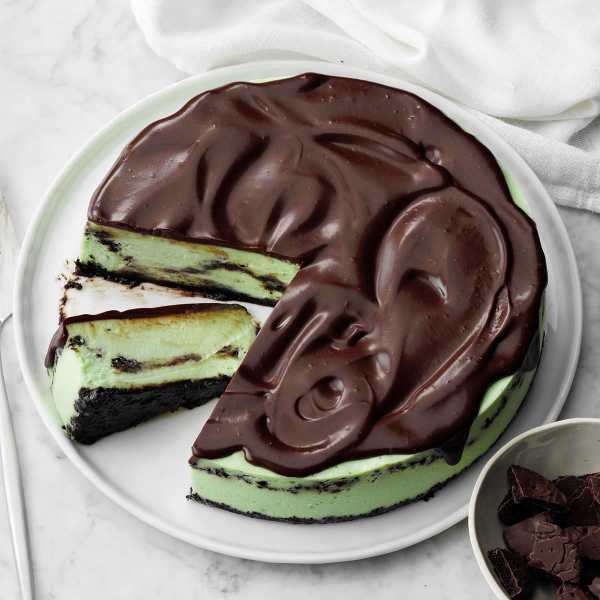
#> input picture data/hw3_image_compression.jpeg, 1200 x 1200 px (shown at 1/2 size)
$ jupyter execute FALL2023_HW3_Student.ipynb   (shell and % lines are left out)
#> lines starting #> are read from the running program, lines starting #| are printed output that depends on the picture
### utilities/localtests.py
import unittest

import numpy as np

# import student's code
from imgcompression import ImgCompression
from pca import PCA
from regression import Regression
from svd_recommender import SVDRecommender
from logistic_regression import LogisticRegression

# import test data
from utilities.local_tests_folder.ic_test import IC_Test
from utilities.local_tests_folder.pca_test import PCA_Test
from utilities.local_tests_folder.regression_test import Regression_Test
from utilities.local_tests_folder.svd_recommender_test import SVDRecommender_Test
from utilities.local_tests_folder.lr_test import LogisticRegression_Test


def print_success_message(msg):
    print(f'UnitTest passed successfully for "{msg}"!')


# tests for imgcompression.py
class TestImgCompression(unittest.TestCase):
    """
    Tests for Q1: Image Compression
    """

    def test_svd_bw(self):
        """
        Test correct implementation of SVD calculation for black and white images
        """

        ic = ImgCompression()
        test_ic = IC_Test()

        # compute SVD for BW image
        U, S, V = ic.svd(test_ic.bw_image)

        # check U, S, V
        self.assertEqual(np.allclose(U, test_ic.Ug), True, "U is incorrect")
        self.assertEqual(np.allclose(S, test_ic.Sg), True, "S is incorrect")
        self.assertEqual(np.allclose(V, test_ic.Vg), True, "V is incorrect")

        success_msg = "SVD calculation - black and white images"
        print_success_message(success_msg)

    def test_compress_bw(self):
        """
        Test correct implementation of image compression for black and white images
        """

        ic = ImgCompression()
        test_ic = IC_Test()
        U, S, V = test_ic.Ug, test_ic.Sg, test_ic.Vg
        Uc, Sc, Vc = ic.compress(U, S, V, 2)
        # check compression for U, S, V
        self.assertEqual(
            np.allclose(Uc, test_ic.Ugc), True, "U compression is incorrect"
        )
        self.assertEqual(
            np.allclose(Sc, test_ic.Sgc), True, "S compression is incorrect"
        )
        self.assertEqual(
            np.allclose(Vc, test_ic.Vgc), True, "V compression is incorrect"
        )

        success_msg = "Image compression - black and white images"
        print_success_message(success_msg)

    def test_rebuild_svd_bw(self):
        """
        Test correct implementation of SVD reconstruction for black and white images
        """

        ic = ImgCompression()
        test_ic = IC_Test()

        # reconstruct image
        Xrebuild_g = ic.rebuild_svd(test_ic.Ugc, test_ic.Sgc, test_ic.Vgc)

        # check reconstruction
        self.assertEqual(
            np.allclose(Xrebuild_g, test_ic.Xrebuild_g),
            True,
            "Reconstruction is incorrect",
        )

        success_msg = "SVD reconstruction - black and white images"
        print_success_message(success_msg)

    def test_compression_ratio_bw(self):
        """
        Test correct implementation of compression ratio calculation for black and white images
        """

        ic = ImgCompression()
        test_ic = IC_Test()

        # compute compression ratio
        cr = ic.compression_ratio(test_ic.bw_image, 2)

        # check compression ratio
        self.assertEqual(
            np.allclose(cr, test_ic.cr_g), True, "Compression ratio is incorrect"
        )

        success_msg = "Compression ratio - black and white images"
        print_success_message(success_msg)

    def test_recovered_variance_proportion_bw(self):
        """
        Test correct implementation of recovered variance proportion calculation for black and white images
        """

        ic = ImgCompression()
        test_ic = IC_Test()

        # compute recovered variance proportion
        rvp = ic.recovered_variance_proportion(test_ic.Sg, 2)

        # check recovered variance proportion
        self.assertEqual(
            np.allclose(rvp, test_ic.rvp_g),
            True,
            "Recovered variance proportion is incorrect",
        )

        success_msg = "Recovered variance proportion - black and white images"
        print_success_message(success_msg)

    def test_svd_color(self):
        """
        Test correct implementation of SVD calculation for color images
        """

        ic = ImgCompression()
        test_ic = IC_Test()

        # compute SVD for color image
        U, S, V = ic.svd(test_ic.color_image)

        # check U, S, V
        self.assertEqual(np.allclose(U, test_ic.Uc), True, "U is incorrect")
        self.assertEqual(np.allclose(S, test_ic.Sc), True, "S is incorrect")
        self.assertEqual(np.allclose(V, test_ic.Vc), True, "V is incorrect")

        success_msg = "SVD calculation - color images"
        print_success_message(success_msg)

    def test_compress_color(self):
        """
        Test correct implementation of image compression for color images
        """

        ic = ImgCompression()
        test_ic = IC_Test()
        U, S, V = test_ic.Uc, test_ic.Sc, test_ic.Vc
        Uc, Sc, Vc = ic.compress(U, S, V, 2)
        # check compression for U, S, V
        self.assertEqual(
            np.allclose(Uc, test_ic.Ucc), True, "U compression is incorrect"
        )
        self.assertEqual(
            np.allclose(Sc, test_ic.Scc), True, "S compression is incorrect"
        )
        self.assertEqual(
            np.allclose(Vc, test_ic.Vcc), True, "V compression is incorrect"
        )

        success_msg = "Image compression - color images"
        print_success_message(success_msg)

    # [59 lines left out: functions test_rebuild_svd_color, test_compression_ratio_color, test_recovered_variance_proportion_color, not called in this run]


# tests for svd_recommender.py
class TestSVDRecommender(unittest.TestCase):
    """
    Tests for Q1: SVD Recommender
    """

    # [91 lines left out: functions test_recommender_svd, test_predict, not called in this run]


# tests for pca.py
class TestPCA(unittest.TestCase):
    """
    Tests for Q2: PCA
    """

    # [67 lines left out: functions test_pca, test_transform, test_transform_rv, not called in this run]


# tests for regression.py
class TestRegression(unittest.TestCase):
    """
    Tests for Q3: Regression
    """

    # [175 lines left out: functions test_rmse, test_construct_polynomial_feats, test_predict, test_linear_fit_closed, test_linear_fit_GD, test_linear_fit_SGD and 4 more, not called in this run]


# tests for regression.py
class TestLogisticRegression(unittest.TestCase):
    """
    Tests for Q4: Logistic Regression
    """

    # [193 lines left out: functions test_sigmoid, test_sigmoid, test_bias_augment, test_predict_probs, test_predict_labels, test_loss and 4 more, not called in this run]

### imgcompression.py
import numpy as np
from typing import Tuple


class ImgCompression(object):
    def __init__(self):
        pass

    # [176 lines left out: functions svd, compress, rebuild_svd, compression_ratio, recovered_variance_proportion, memory_savings and 1 more, not called in this run]

### FALL2023_HW3_Student.ipynb
## Fall 2023 CS4641/CS7641 A Homework 3

## Instructor: Dr. Mahdi Roozbahani

## Deadline: Friday, November 10th, 11:59 pm EST

<!-- No changes needed on the below section -->

- No unapproved extension of the deadline is allowed. Submission past our 48-hour penalized acceptance period will lead to 0 credit.

- Discussion is encouraged on Ed as part of the Q/A. However, all assignments should be done individually.
  <font color='darkred'>
- Plagiarism is a **serious offense**. You are responsible for completing your own work. You are not allowed to copy and paste, or paraphrase, or submit materials created or published by others, as if you created the materials. All materials submitted must be your own.</font>
  <font color='darkred'>
- All incidents of suspected dishonesty, plagiarism, or violations of the Georgia Tech Honor Code will be subject to the institute’s Academic Integrity procedures. If we observe any (even small) similarities/plagiarisms detected by Gradescope or our TAs, **WE WILL DIRECTLY REPORT ALL CASES TO OSI**, which may, unfortunately, lead to a very harsh outcome. **Consequences can be severe, e.g., academic probation or dismissal, grade penalties, a 0 grade for assignments concerned, and prohibition from withdrawing from the class.**
  </font>

## Instructions for the assignment

<!-- No changes needed on the below section -->

- This assignment consists of both programming and theory questions.

- Unless a theory question explicitly states that no work is required to be shown, you must provide an explanation, justification, or calculation for your answer.

- To switch between cell for code and for markdown, see the menu -> Cell -> Cell Type
- You can directly type Latex equations into markdown cells.
- If a question requires a picture, you could use this syntax `` to include them within your ipython notebook.

- Your write up must be submitted in PDF form. You may use either Latex, markdown, or any word processing software. <font color = 'darkred'>We will **NOT** accept handwritten work. </font> Make sure that your work is formatted correctly, for example submit $\sum_{i=0} x_i$ instead of \text{sum\_\{i=0\} x_i}
- When submitting the non-programming part of your assignment, you must correctly map pages of your PDF to each question/subquestion to reflect where they appear. <font color='darkred'>**Improperly mapped questions may not be graded correctly and/or will result in point deductions for the error.**</font>
- All assignments should be done individually, and each student must write up and submit their own answers.
- **Graduate Students**: You are required to complete any sections marked as Bonus for Undergrads

## Using the autograder

- Grads will find three assignments on Gradescope that correspond to HW3: "Assignment 3 Programming", "Assignment 3 - Non-programming" and "Assignment 3 Programming - Bonus for all". Undergrads will find an additional assignment called "Assignment 3 Programming - Bonus for Undergrads".
<!-- No changes needed on the below section -->
- You will submit your code for the autograder in the Assignment 3 Programming sections. Please refer to the Deliverables and Point Distribution section for what parts are considered required, bonus for undergrads, and bonus for all.

- We provided you different .py files and we added libraries in those files please DO NOT remove those lines and add your code after those lines. Note that these are the only allowed libraries that you can use for the homework.

- You are allowed to make as many submissions until the deadline as you like. Additionally, note that the autograder tests each function separately, therefore it can serve as a useful tool to help you debug your code if you are not sure of what part of your implementation might have an issue.
<!-- No changes needed on the above section -->

- **For the "Assignment 3 - Non-programming" part, you will need to submit to Gradescope a PDF copy of your Jupyter Notebook with the cells ran. [See this EdStem Post for multiple ways on to convert your .ipynb into a .pdf file.](https://edstem.org/us/courses/32639/discussion/2556131)** Please refer to the **Deliverables and Point Distribution** section for an outline of the non-programming questions.

- **When submitting to Gradescope, please make sure to mark the page(s) corresponding to each problem/sub-problem. The pages in the PDF should be of size 8.5" x 11", otherwise there may be a deduction in points for extra long sheets.**

## Using the local tests <a id='using_local_tests'></a>

- For some of the programming questions we have included a local test using a small toy dataset to aid in debugging. The local test sample data and outputs are stored in .py files in the **local_tests_folder**. The actual local tests are stored in **localtests.py**.
- There are no points associated with passing or failing the local tests, you must still pass the autograder to get points.
- **It is possible to fail the local test and pass the autograder** since the autograder has a certain allowed error tolerance while the local test allowed error may be smaller. Likewise, passing the local tests does not guarantee passing the autograder.
- **You do not need to pass both local and autograder tests to get points, passing the Gradescope autograder is sufficient for credit.**
- It might be helpful to comment out the tests for functions that have not been completed yet.
- It is recommended to test the functions as it gets completed instead of completing the whole class and then testing. This may help in isolating errors. Do not solely rely on the local tests, continue to test on the autograder regularly as well.

## Deliverables and Points Distribution

### Q1: Image Compression [30pts]

#### Deliverables: <font color = 'green'>imgcompression.py and printed results</font>

- **1.1 Image Compression** [20 pts] - _programming_

  - svd [4pts]

  - compress [4pts]

  - rebuild_svd [4pts]

  - compression_ratio [4pts]

  - recovered_variance_proportion [4pts]

- **1.2 Black and White** [5 pts] _non-programming_

- **1.3 Color Image** [5 pts] _non-programming_

### Q2: Understanding PCA [20pts]

#### Deliverables: <font color = 'green'>pca.py and written portion</font>

- **2.1 PCA Implementation** [10 pts] - _programming_

  - fit [5pts]

  - transform [2pts]

  - transform_rv [3pts]

- **2.2 Visualize** [5 pts] _programming and non-programming_

- **2.3 PCA Reduced Facemask Dataset Analysis** [5 pts] _non-programming_

- **2.4 PCA Exploration** [0 pts]

### Q3: Regression and Regularization [80pts: 50pts + 20pts Bonus for Undergrads + 12pts Bonus for All]

#### Deliverables: <font color = 'green'>regression.py and Written portion</font>

- **3.1 Regression and Regularization Implementations** [50pts: 30pts + 20pts Bonus for Undergrad] - _programming_

  - RMSE [5pts]

  - Construct Poly Features 1D [2pts]

  - Construct Poly Features 2D [3pts]

  - Prediction [5pts]

  - Linear Fit Closed Form [5pts]

  - Ridge Fit Closed Form [5pts]

  - Cross Validation [5pts]

  - Linear Gradient Descent [5pts] **Bonus for Undergrad**

  - Linear Stochastic Gradient Descent [5pts] **Bonus for Undergrad**

  - Ridge Gradient Descent [5pts] **Bonus for Undergrad**

  - Ridge Stochastic Gradient Descent [5pts] **Bonus for Undergrad**

- **3.2 About RMSE** [3 pts] _non-programming_

- **3.3 Testing: General Functions and Linear Regression** [5 pts] _non-programming_

- **3.4 Testing: Ridge Regression** [5 pts + 2 pts Bonus for All] _non-programming_

- **3.5 Cross Validation** [7 pts] _non-programming_

- **3.6 Noisy Input Samples in Linear Regression** [10 pts] _non-programming_ **BONUS FOR ALL**

### Q4: Naive Bayes and Logistic Regression [35pts]

#### Deliverables: <font color = 'green'>logistic_regression.py and Written portion</font>

- **4.1 Llama Breed Problem using Naive Bayes** [5 pts] _non-programming_

- **4.2 News Data Sentiment Classification Using Logistic Regression** [30 pts] - _programming_

  - sigmoid [2 pts]

  - bias_augment [3 pts]

  - predict_probs [5 pts]

  - predict_labels [2 pts]

  - loss [3 pts]

  - gradient [3 pts]

  - accuracy [2 pts]

  - evaluate [5 pts]

  - fit [5 pts]

### Q5: Noise in PCA and Linear Regression [15pts]

#### Deliverables: <font color = 'green'>Written portion</font>

- **5.1 Slope Functions** [5 pts] _non-programming_

- **5.2 Error in Y and Error in X and Y** [5 pts] _non-programming_

- **5.3 Analysis** [5 pts] _non-programming_

### Q6: Feature Reduction.py [25pts Bonus for All]

#### Deliverables: <font color = 'green'>feature_reduction.py and Written portion</font>

- **6.1 Feature Reduction** [18 pts] - _programming_

  - forward_selection [9pts]

  - backward_elimination [9pts]

- **6.2 Feature Selection - Discussion** [7 pts] _non-programming_

### Q7: Movie Recommendation with SVD [10pts Bonus for All]

#### Deliverables: <font color = 'green'>svd_recommender.py and Written portion</font>

- **7.1 SVD Recommender**

  - recommender_svd [5pts]

  - predict [5pts]

- **7.2 Visualize Movie Vectors** [0pts]

## 0 Set up

<!--Update Python version and update links-->

This notebook is tested under [python 3._ ._](https://www.python.org/downloads/release/python-3109/), and the corresponding packages can be downloaded from [miniconda](https://docs.conda.io/en/latest/miniconda.html). You may also want to get yourself familiar with several packages:

- [jupyter notebook](https://jupyter-notebook.readthedocs.io/en/stable/)
- [numpy](https://numpy.org/doc/stable/user/quickstart.html)
- [matplotlib](https://matplotlib.org/stable/tutorials/introductory/pyplot.html#sphx-glr-tutorials-introductory-pyplot-py)
- [sklearn](https://scikit-learn.org/stable/tutorial/index.html)

There is also a [VS Code and Anaconda Setup Tutorial](https://edstem.org/us/courses/32639/discussion/2371596) on Ed under the "Links" category

Please implement the functions that have `raise NotImplementedError`, and after you finish the coding, please delete or comment out `raise NotImplementedError`.

## Library imports

[cell 1]
###############################
### DO NOT CHANGE THIS CELL ###
###############################
# This is cell which sets up some of the modules you might need
# Please do not change the cell or import any additional packages.

import numpy as np
import pandas as pd
import matplotlib
from matplotlib import pyplot as plt
from sklearn.feature_extraction import text
from sklearn.datasets import load_diabetes, load_breast_cancer, load_iris
from sklearn.linear_model import LogisticRegression
from sklearn.model_selection import train_test_split
from sklearn.metrics import mean_squared_error, accuracy_score
import warnings
import sys

print('Version information')

print('python: {}'.format(sys.version))
print('matplotlib: {}'.format(matplotlib.__version__))
print('numpy: {}'.format(np.__version__))

warnings.filterwarnings('ignore')


STUDENT_VERSION = 1
EO_TEXT, EO_FONT, EO_COLOR = 'TA VERSION', 'Chalkduster', 'gray',
EO_ALPHA, EO_SIZE, EO_ROT = 0.7, 90, 40
# Render types : 'browser', 'png', 'plotly_mimetype', 'jupyterlab', pdf
rndr_type = 'png'

## Q1: Image Compression [30 pts] <span style="color:blue">**[P]**</span> | <span style="color:green">**[W]**</span>

### Load images data and plot

[cell 2]
###############################
### DO NOT CHANGE THIS CELL ###
###############################
# load Image
image = plt.imread("./data/hw3_image_compression.jpeg") / 255
# plot image
fig = plt.figure(figsize=(10, 10))
if not STUDENT_VERSION:
    fig.text(
        0.5,
        0.5,
        EO_TEXT,
        transform=fig.transFigure,
        fontsize=EO_SIZE,
        color=EO_COLOR,
        alpha=EO_ALPHA,
        fontname=EO_FONT,
        ha="center",
        va="center",
        rotation=EO_ROT,
    )
plt.imshow(image)

[cell 3]
###############################
### DO NOT CHANGE THIS CELL ###
###############################
def rgb2gray(rgb):
    return np.dot(rgb[..., :3], [0.299, 0.587, 0.114])
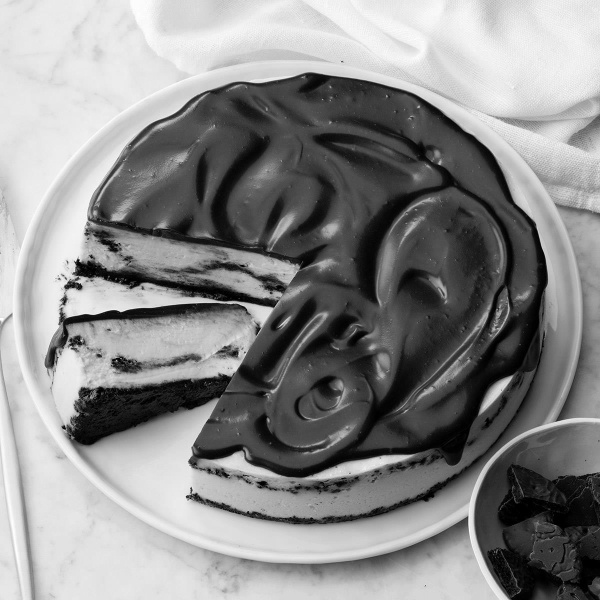
#> returned value: shape (1200, 1200) float64 (shown at 1/2 size); min 0, max 1, mean 0.543


fig = plt.figure(figsize=(10, 10))

if not STUDENT_VERSION:
    fig.text(
        0.5,
        0.5,
        EO_TEXT,
        transform=fig.transFigure,
        fontsize=EO_SIZE,
        color=EO_COLOR,
        alpha=EO_ALPHA,
        fontname=EO_FONT,
        ha="center",
        va="center",
        rotation=EO_ROT,
    )
# plot several images
plt.imshow(rgb2gray(image), cmap=plt.cm.bone)

### 1.1 Image compression [20pts] <span style="color:blue">**[P]**</span>

SVD is a dimensionality reduction technique that allows us to compress images by throwing away the least important information.

Higher singular values capture greater variance and, thus, capture greater information from the corresponding singular vector. To perform image compression, apply SVD on each matrix and get rid of the small singular values to compress the image. The loss of information through this process is negligible, and the difference between the images can be hardly spotted.

For example, the proportion of variance captured by the first component is $$\frac{\sigma_1^2}{\sum_{i=1}^n \sigma_i^2}$$ where $\sigma_i$ is the $i^{th}$ singular value.

In the <strong>imgcompression.py</strong> file, complete the following functions:

- **svd**: You may use <samp>np.linalg.svd</samp> in this function, and although the function defaults this parameter to true, you may explicitly set <samp>full_matrices=True</samp> using the optional <samp>full_matrices</samp> parameter. Hint 2 may be useful.
- **compress**
- **rebuild_svd**
- **compression_ratio**: Hint 1 may be useful
- **recovered_variance_proportion**: Hint 1 may be useful

**HINT 1:** http://timbaumann.info/svd-image-compression-demo/ is a useful article on image compression and compression ratio. You may find this article useful for implementing the functions compression_ratio and recovered_variance_proportion

**HINT 2:** If you have never used <samp>np.linalg.svd</samp>, it might be helpful to read [Numpy's SVD documentation](https://numpy.org/doc/stable/reference/generated/numpy.linalg.svd.html) and note the particularities of the $V$ matrix and that it is returned already transposed.

**HINT 3:** The shape of $S$ resulting from SVD may change depending on if N > D, N < D, or N = D. Therefore, when checking the shape of $S$, note that min(N,D) means the value should be equal to whichever is lower between N and D.

#### 1.1.1 Local Tests for Image Compression Black and White Case [No Points]

You may test your implementation of the functions contained in **imgcompression.py** in the cell below. Feel free to comment out tests for functions that have not been completed yet. See [Using the Local Tests](#using_local_tests) for more details.

[cell 4]
###############################
### DO NOT CHANGE THIS CELL ###
###############################

from utilities.localtests import TestImgCompression

unittest_ic = TestImgCompression()
unittest_ic.test_svd_bw()
#> (the call stopped at in test_svd_bw, `test_ic = IC_Test()`: utilities is not available in this run)
unittest_ic.test_compress_bw()
#> (the call stopped at in test_compress_bw, `test_ic = IC_Test()`: utilities is not available in this run)
unittest_ic.test_rebuild_svd_bw()
#> (the call stopped at in test_rebuild_svd_bw, `test_ic = IC_Test()`: utilities is not available in this run)
unittest_ic.test_compression_ratio_bw()
#> (the call stopped at in test_compression_ratio_bw, `test_ic = IC_Test()`: utilities is not available in this run)
unittest_ic.test_recovered_variance_proportion_bw()
#> (the call stopped at in test_recovered_variance_proportion_bw, `test_ic = IC_Test()`: utilities is not available in this run)

#### 1.1.2 Local Tests for Image Compression Color Case [No Points]

You may test your implementation of the functions contained in **imgcompression.py** in the cell below. Feel free to comment out tests for functions that have not been completed yet. See [Using the Local Tests](#using_local_tests) for more details.

[cell 5]
###############################
### DO NOT CHANGE THIS CELL ###
###############################

from utilities.localtests import TestImgCompression

unittest_ic = TestImgCompression()

unittest_ic.test_svd_color()
#> (the call stopped at in test_svd_color, `test_ic = IC_Test()`: utilities is not available in this run)
unittest_ic.test_compress_color()
#> (the call stopped at in test_compress_color, `test_ic = IC_Test()`: utilities is not available in this run)
